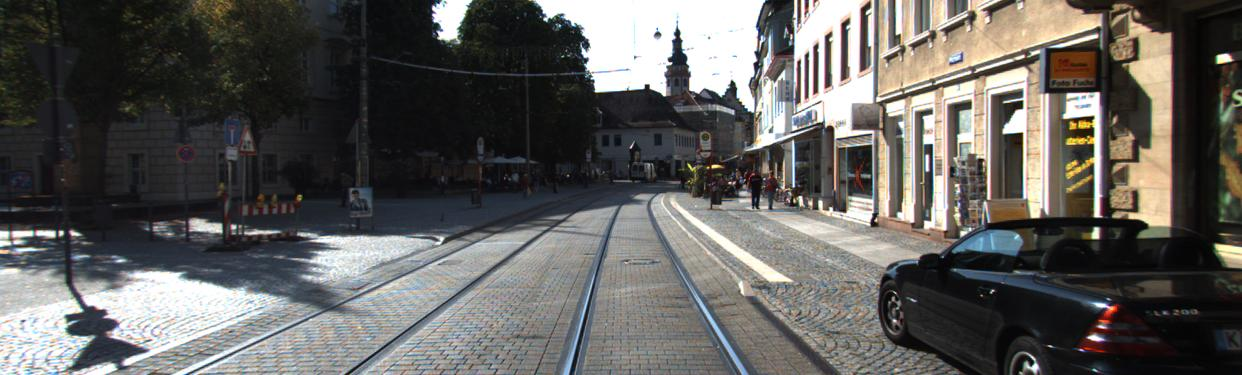
#> input picture IMA208/TP3-Kalman-Filtering/data/KITTI-13_img/000001.jpg, 1242 x 375 px, given in place of cows_first_frame.png, which was not available
$ jupyter execute --allow-errors TP_ParticleFiltering.ipynb   (shell and % lines are left out)   (text cells are left out)
#> lines starting #> are read from the running program, lines starting #| are printed output that depends on the picture; pictures that were not available may be replaced by others from this repository, and a replacement may not be noted
### IMA208/TP4-Particle-Filtering/particle_filter.py
import numpy as np


class ParticleFilter(object):
    """
    Implements a particle filter. The implementation is generic with respect to the choice
    of state propagation model and of measurement model, it can receive arbitrary functions.

    Parameters:

    dim_x: int
        Number of state variables for the particle filter. For example, if
        you are tracking the position and velocity of an object in one
        dimension, dim_x would be 2.
    n_particles: int
        Number of particles for the particle filter
    tau: float between 0 and 1
        tau*n_particles is the threshold on the effective sample size under which
        the particles are resampled and their weights reset to 1/N. If 0 we will never
        resample (SIS behaviour). If 1 we will resample at each step (SIR behaviour).

    Attributes:

    particles: numpy.array(n_particles, dim_x)
        Current state estimates recorded by all particles. Each row
        contains the state of a particle
    weights: numpy.array(n_particles)
        Weights of the particles. The weights sum to 1 over all particles.
    forward: function of signature forward(particles) -> particles
        Function that will be called to perform the predict step of the particle filter,
        whereby the forward state propagation model (including drift and noise) is applied to all particles.
        This returns updated particles.
    likelihood: function of signature likelihood(particles, z) -> likelihoods
        Function that will be called to perform the update step of the particle filter,
        whereby the measurement model and the observation z are used to compute likelihood values
        p(z|x_i) where x_i=particles[i]. The update step uses these likelihood values to update the weights.

    The particle filter can be used like this:

    PF = ParticleFilter(dim_x, n_particles=..., tau=..., forward=..., likelihood=...)
    self.particles = ... # Initialize particles

    while new time step:
        PF.resample()
        PF.predict()
        z = read_measurement(...)
        PF.update(z)
        mean_state = PF.state_expectation()

    """

    # [68 lines left out: functions __init__, resample, predict, update, state_expectation, not called in this run]

### IMA208/TP4-Particle-Filtering/TP_ParticleFiltering.ipynb
[cell 1]
import os
import numpy as np

import matplotlib as mpl
import matplotlib.pyplot as plt
import matplotlib.patches as patches

import cv2 as cv

[cell 2]
data_dir = 'data'

[cell 3]
zeroth_frame_filename = os.path.join(data_dir, 'cows_first_frame.png')
zeroth_frame = cv.imread(zeroth_frame_filename)
#> zeroth_frame is the input picture: shape (375, 1242, 3); mean B, G, R 92.4, 95.1, 96.6

[cell 4]
fig = plt.figure()
ax = fig.add_subplot(111, aspect='equal')
ax.imshow(cv.cvtColor(zeroth_frame, cv.COLOR_BGR2RGB))
plt.grid(False)
plt.axis('off')
plt.show()

[cell 5]
# Template patch
template_W = 100
template_H = 100
template_x = 600
template_y = 430

# Bounding box in [x1,y1,x2,y2] format:
template_bb = np.array([template_x-template_W//2,template_y-template_H//2,
                        template_x+template_W//2,template_y+template_H//2])

[cell 6]
fig = plt.figure(figsize=(10, 10*zeroth_frame.shape[0]/zeroth_frame.shape[1]))
ax = fig.add_subplot(111, aspect='equal')
ax.imshow(cv.cvtColor(zeroth_frame, cv.COLOR_BGR2RGB))
plt.grid(False)
plt.axis('off')

d = np.array([template_x-template_W//2,template_y-template_H//2,template_W,template_H]).astype(np.int32)
ax.add_patch(patches.Rectangle((d[0],d[1]),d[2],d[3],fill=False,lw=3,ec=np.random.rand(1, 3)))
plt.show()
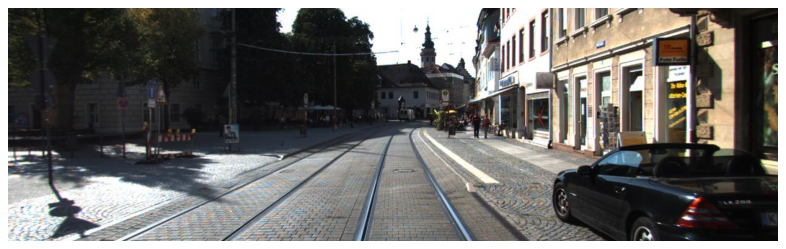
#> figure drawn by matplotlib, 1 panel

[cell 7]
def extract_patch(image, bounding_box, N=64, M=64):
    """
    Extract a rectangular patch from image at location given by bounding_box.

    Returns: numpy.array((M,N,C))
        An image of size N*M, created by linearly interpolating pixel values in the
        original image at evenly spaced coordinates starting at the top-left corner
        of bounding box and ending at the bottom right corner of bounding box

    Arguments:

    image: numpy.array((H,W,C))
    bounding_box: numpy.array((4,)) in [x1,y1,x2,y2] format
    """
    x1, y1, x2, y2 = bounding_box

    # x and y coordinates at which to interpolate
    map_x, map_y = np.meshgrid(np.linspace(bounding_box[0],bounding_box[2],N,dtype='float32'),
                               np.linspace(bounding_box[1],bounding_box[3],M,dtype='float32'))

    # Hint: you can use cv.remap, with linear interpolation and border replication
    patch = cv.remap( image, map_x, map_y, interpolation=cv.INTER_LINEAR, borderMode=cv.BORDER_REPLICATE )

    return patch

[cell 8]
N = 64 # number of pixels in the patch along the x-axis
M = 64 # number of pixels in the patch along the y-axis

# Extract the template patch
template = extract_patch(zeroth_frame, template_bb)

[cell 9]
fig = plt.figure()
ax = fig.add_subplot(111, aspect='equal')
ax.imshow(cv.cvtColor(template, cv.COLOR_BGR2RGB))
plt.grid(False)
plt.axis('off')
plt.show()

[cell 10]
def mse_likelihood(image, template, bounding_boxes, lbda):
    """
    Evaluates the likelihood p(image|x_i) for x_i=bounding_boxes[i] for all i.
    The likelihood model is based on the patch-to-template Mean Square Error.

    Arguments:

    image: numpy.array((H,W,C))
    template: numpy.array((N,M,C))
    bounding_boxes: numpy.array((P,4)) where each row is in the format [x1,y1,x2,y2]
    lbda: real value or 1D numpy.array((L,))

    Returns: 1D numpy.array((P,)) if lbda is a scalar, numpy.array((L,P)) if lbda is a 1D array
        An array containing the likelihood values for each bounding box and each value of lbda.
    """

    # Extract patches delimited by bounding_boxes, where each
    # patch has the same dimensions as the template
    # Store them in a python list:
    patch_list = [ extract_patch(image, bb) for bb in bounding_boxes ]

    # Compute the mean squared error between patch and template intensities, for every patch in the patch_list.
    N, M, C = template.shape
    mse_list = [np.sum( (template-patch)**2 )/(N*M*C) for patch in patch_list]
    mse = np.array(mse_list)

    # Compute the likelihood values and store them in a numpy array
    if np.isscalar(lbda):
        likelihoods = np.exp( -lbda*mse/2 )
    else:
        likelihoods = np.exp( -lbda.reshape(-1,1)*mse.reshape(1,-1)/2 )

    return likelihoods

[cell 11]
bbs = [np.array([x-template_W//2,y-template_H//2,
                 x+template_W//2,y+template_H//2,]) for y in np.arange(0, zeroth_frame.shape[0], 10)
       for x in np.arange(0, zeroth_frame.shape[1], 10)]
bbs = np.array(bbs)

H_lik = zeroth_frame.shape[0]//10
#> H_lik = 37
W_lik = zeroth_frame.shape[1]//10
#> W_lik = 124
lbdas = np.array([0.005, 0.01, 0.02, 0.05, 0.1, 1.])
likelihoods = mse_likelihood(zeroth_frame, template, bbs, lbdas)
#> in extract_patch (call 34), `x1, y1, x2, y2 = bounding_box`: x1 = 270; x2 = 370
#> in extract_patch (call 34), `patch = cv.remap( image, map_x, map_y, interpolation=cv.INTER_LINEAR, ..`:
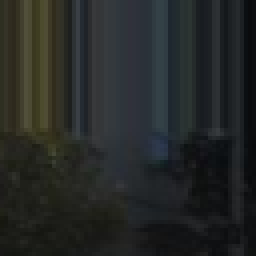
#> patch: shape (64, 64, 3) (shown 4 times larger); mean B, G, R 38.7, 40.1, 37.4
#> in extract_patch (call 35), `x1, y1, x2, y2 = bounding_box`: x1 = 280; x2 = 380
#> in extract_patch (call 35), `patch = cv.remap( image, map_x, map_y, interpolation=cv.INTER_LINEAR, ..`:
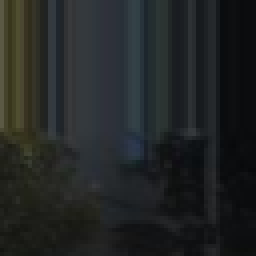
#> patch: shape (64, 64, 3) (shown 4 times larger); mean B, G, R 37.2, 37.3, 34.4
#> in extract_patch (call 36), `x1, y1, x2, y2 = bounding_box`: x1 = 290; x2 = 390
#> in extract_patch (call 36), `patch = cv.remap( image, map_x, map_y, interpolation=cv.INTER_LINEAR, ..`:
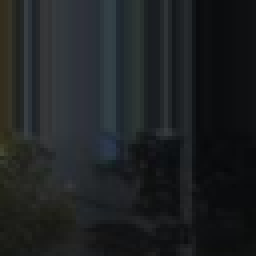
#> patch: shape (64, 64, 3) (shown 4 times larger); mean B, G, R 35.1, 33.5, 30.5
#> in extract_patch (call 37), `x1, y1, x2, y2 = bounding_box`: x1 = 300; x2 = 400
#> in extract_patch (call 37), `patch = cv.remap( image, map_x, map_y, interpolation=cv.INTER_LINEAR, ..`:
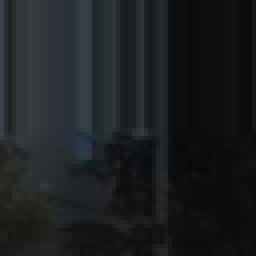
#> patch: shape (64, 64, 3) (shown 4 times larger); mean B, G, R 33.6, 31.1, 27.9
#> in extract_patch (call 38), `x1, y1, x2, y2 = bounding_box`: x1 = 310; x2 = 410
#> in extract_patch (call 38), `patch = cv.remap( image, map_x, map_y, interpolation=cv.INTER_LINEAR, ..`:
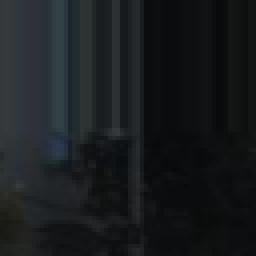
#> patch: shape (64, 64, 3) (shown 4 times larger); mean B, G, R 30.8, 28.4, 25.3
#> in extract_patch (call 39), `x1, y1, x2, y2 = bounding_box`: x1 = 320; x2 = 420
#> in extract_patch (call 39), `patch = cv.remap( image, map_x, map_y, interpolation=cv.INTER_LINEAR, ..`:
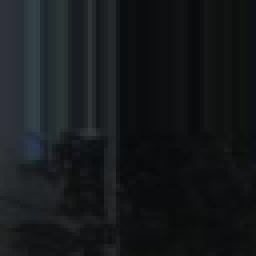
#> patch: shape (64, 64, 3) (shown 4 times larger); mean B, G, R 27.5, 25.3, 22.3
#> in extract_patch (call 40), `x1, y1, x2, y2 = bounding_box`: x1 = 330; x2 = 430
#> in extract_patch (call 40), `patch = cv.remap( image, map_x, map_y, interpolation=cv.INTER_LINEAR, ..`:
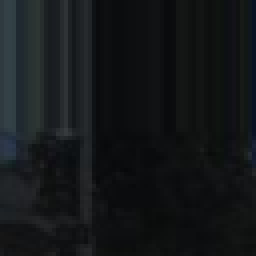
#> patch: shape (64, 64, 3) (shown 4 times larger); mean B, G, R 24.9, 23, 20.1
#> in mse_likelihood, `patch_list = [ extract_patch(image, bb) for bb in bounding_boxes ]`: patch_list = 4750 items
#> in mse_likelihood, `mse_list = [np.sum( (template-patch)**2 )/(N*M*C) for patch in patch_l..`: mse_list = 4750 values, max 120.2 at index 5, min 49.67 at index 4685, mean 109.1
#> in mse_likelihood, `mse = np.array(mse_list)`: mse has the same summary as mse_list

fig, axs = plt.subplots(2, 3, figsize=(15, 7))
#> (the rest of this cell did not finish here and is left out)

[cell 12]
n_bins = 10

# # Convert to HSV then compute the Hue Saturation histogram
# # Hints: You can use cv.cvtColor, cv.calcHist, cv.normalize instead of reimplementing these routines yourself
# # We compute the histogram only based on the first two channels (Hue-Saturation).
# # The range of the hue channel is 0-179 included. The range of the saturation channel is 0-255 included.
template_hsv = cv.cvtColor(template, cv.COLOR_BGR2HSV ) # template converted to HSV color space
#> template_hsv: shape (64, 64, 3); mean H, S, V 94.2, 27.8, 119.5
template_hist = cv.calcHist([template_hsv], [0,1], None, [n_bins, n_bins], [0,180,0,256])
template_hist = cv.normalize( template_hist, template_hist, alpha=1, norm_type=cv.NORM_L1 ) # normalized histogram

[cell 13]
#def histogram_likelihood(image, template_hist, bounding_boxes, N, M, lbda):
def histogram_likelihood(image, template_hist, bounding_boxes, lbda):
    """
    Evaluates the likelihood p(image|x_i) for x_i=bounding_boxes[i] for all i.
    The likelihood model is based on a histogram Bhattacharyya distance.

    Arguments:

    image: numpy.array((H,W,C))
    template_hist: numpy.array((n_bins,n_bins)), the template histogram
    bounding_boxes: numpy.array((P,4)) where each row is in the format [x1,y1,x2,y2]
    lbda: real value or 1D numpy.array((L,))

    Returns: numpy.array((P,)) if lbda is a scalar, numpy.array((L,P)) if lbda is a 1D array
        An array containing the likelihood values for each bounding box and each value of lbda.
    """

    n_bins = template_hist.shape[0]

    # Extract patches delimited by bounding_boxes, where each
    # patch has dimensions N, M
    # Store them in a python list:
    patch_list = [ extract_patch(image, bb) for bb in bounding_boxes ]

    # Convert patches to HSV
    patch_list = [cv.cvtColor(patch, cv.COLOR_BGR2HSV ) for patch in patch_list]

    # Compute histograms
    histogram_list = [cv.calcHist(images=[patch], channels=[0,1], mask=None, histSize=[n_bins, n_bins], ranges=[0,180,0,256]) for patch in patch_list]
    histogram_list = [cv.normalize( hist, hist, alpha=1, norm_type=cv.NORM_L1 ) for hist in histogram_list]

    # Compute the Bhattacharyya distance between patch and template histograms, for every patch in the patch_list.
    # Hint: you can use cv.compareHist rather than code the metric yourself
    distance_list = [cv.compareHist(hist, template_hist, cv.HISTCMP_BHATTACHARYYA) for hist in histogram_list]
    square_distances = np.array(distance_list)**2

    # Compute the likelihood values and store them in a 1D numpy array
    if np.isscalar(lbda):
        likelihoods = np.exp( -lbda*square_distances/2 )
    else:
        likelihoods = np.exp( -lbda.reshape(-1,1)*square_distances.reshape(1,-1)/2 )

    return likelihoods

[cell 14]
bbs = [np.array([x-template_W//2,y-template_H//2,
                 x+template_W//2,y+template_H//2,]) for y in np.arange(0, zeroth_frame.shape[0], 10)
       for x in np.arange(0, zeroth_frame.shape[1], 10)]
bbs = np.array(bbs)

H_lik = zeroth_frame.shape[0]//10
W_lik = zeroth_frame.shape[1]//10
lbdas = np.array([0.01, 0.1, 1., 10., 100., 1e3])
likelihoods = histogram_likelihood(zeroth_frame, template_hist, bbs, lbdas)
#> in histogram_likelihood, `patch_list = [ extract_patch(image, bb) for bb in bounding_boxes ]`: patch_list = 4750 items
#> in histogram_likelihood, `distance_list = [cv.compareHist(hist, template_hist, cv.HISTCMP_BHATTA..`: distance_list = 4750 values, max 0.95 at index 24, min 0.239 at index 4685, mean 0.606
#> in histogram_likelihood, `square_distances = np.array(distance_list)**2`: square_distances = 4750 values, max 0.902 at index 24, min 0.0569 at index 4685, mean 0.388

fig, axs = plt.subplots(2, 3, figsize=(15, 7))
#> (the rest of this cell did not finish here and is left out)

[cell 15]
def state_propagation(particles, process_noise_std=np.array([10.,10.,0.01])):
    """
    Apply the state propagation model to the particles.

    particles: numpy.array((n_particles, 6))

    Returns: numpy.array((n_particles, 6)), the updated particles
    """
    dt = 1.

    estimate = particles.copy()
    estimate[:,3:6] += np.random.randn( particles.shape[0],3 )*process_noise_std
    estimate[:,0:3] += estimate[:,3:6]

    return estimate

[cell 16]
def particles_to_bounding_boxes(particles):
    """
    Convert the format in which particles are written to the bounding box
    [x1,y1,x2,y2] format

    particles: numpy.array((n_particles, 6))

    Returns: numpy.array((n_particles, 4))
    """

    s = particles[:,2]
    h = s*template_H
    w = s*template_W
    bounding_boxes = np.array( [particles[:,0]-w//2, particles[:,1]-h//2, particles[:,0]+w//2, particles[:,1]+h//2] ).T

    return bounding_boxes

[cell 17]
import os

from IPython.display import clear_output

import matplotlib
import matplotlib.pyplot as plt
import matplotlib.patches as patches

[cell 18]
import importlib

import particle_filter
importlib.reload(particle_filter)
from particle_filter import ParticleFilter

[cell 19]
# TESTING DIFFERENT APPEARANCE MODELS AND PARAMETERS

parameters = [ ["mse",0.005], ["mse",0.05], ["mse",1.],
               ["hist",0.01], ["hist",10.], ["hist",1000.] ]
for appearance_model, lbda in parameters:

    video_path = os.path.join('data', 'cows.avi')
    colour_particle = np.array([1.,1.,0])
    colour_mean = np.random.rand(1, 3)
    if not os.path.exists('output'):
        os.makedirs('output')
    if not os.path.exists('output/images'):
        os.makedirs('output/images')

    # Define likelihood and forward functions (cf. format expected in ParticleFilter)
    # Hint: you can use lambda expressions to create functions based on xxx_likelihood and state_propagation
    # but with the correct arguments

    forward = state_propagation
    if appearance_model == "mse":
        likelihood = ( lambda particles, z: mse_likelihood(z, template, particles_to_bounding_boxes(particles), lbda) )
    elif appearance_model == "hist":
        likelihood = ( lambda particles, z: histogram_likelihood(z, template_hist, particles_to_bounding_boxes(particles), lbda) )
    else:
        print("Unkown appearance model!")

    # Initialize particle filter
    PF = ParticleFilter(dim_x=6, forward=forward, likelihood=likelihood)

    # Initialize particle x, y, s values to match the template location and size
    PF.particles[:,0] = template_x
    PF.particles[:,1] = template_y
    PF.particles[:,2] = 1

    count = -1
    video_capture = cv.VideoCapture(video_path)

    while(True):
        # Read frame
        ret, frame = video_capture.read()
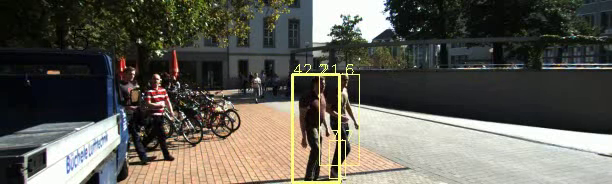
#> input picture frame 14 of IMA208/TP3-Kalman-Filtering/data/KITTI-17_detections.webm, 612 x 184 px, given in place of cows.avi, which was not available
#> frame is the input picture: shape (184, 612, 3); mean B, G, R 84.8, 93.2, 95.3
        if(frame is None): break

        # Run the particle filter
        count +=1
        if (count % 10) != 0:
            continue

        if count > 0: # ignore first template frame
            # Call ParticleFilter resample, predict and update routines:
            PF.resample()
            PF.predict()
            PF.update(frame)

        # Compute the expectation of the state posterior
        mean_state = PF.state_expectation()
        mean_bb = particles_to_bounding_boxes(np.expand_dims(mean_state, axis=0))

        # Plot the frame with all particles' bounding boxes overlayed
        clear_output(wait=True)

        fig = plt.figure(figsize=(10, 10*frame.shape[0]/frame.shape[1]))
        ax = fig.add_subplot(111, aspect='equal')
        ax.imshow(cv.cvtColor(frame, cv.COLOR_BGR2RGB))
        plt.grid(False)
        plt.axis('off')

        for d in particles_to_bounding_boxes(PF.particles):
            d = d.astype(np.int32)
            ax.add_patch(patches.Rectangle((d[0],d[1]),d[2]-d[0],d[3]-d[1],fill=False,lw=1,ec=colour_particle))

        plt.show();
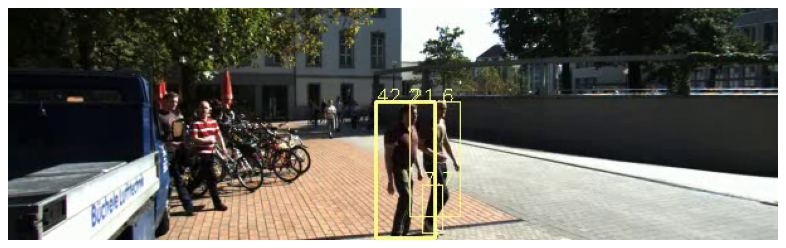
#> figure drawn by matplotlib, 1 panel

        # Plot and save frame with the mean state overlayed
        fig = plt.figure(figsize=(10, 10*frame.shape[0]/frame.shape[1]))
        ax = fig.add_subplot(111, aspect='equal')
        ax.imshow(cv.cvtColor(frame, cv.COLOR_BGR2RGB))
        plt.grid(False)
        plt.axis('off')

        d = mean_bb[0].astype(np.int32)
#> d = [550, 380, 650, 480]
        ax.add_patch(patches.Rectangle((d[0],d[1]),d[2]-d[0],d[3]-d[1],fill=False,lw=3,ec=colour_mean))

        plt.savefig(os.path.join('output', 'images', str(count).zfill(6) + '_{}{}.png'.format(appearance_model,lbda)))
        plt.show();

    # Reload the png's and save as video for better visualization
    image_folder = os.path.join('output', 'images')
    video_name = os.path.join( 'output','video_{}{}.avi'.format(appearance_model,lbda) )

    images = [img for img in sorted(os.listdir(image_folder)) if img.endswith( '_{}{}.png'.format(appearance_model,lbda) )]
    frame = cv.imread(os.path.join(image_folder, images[0]))
    height, width, layers = frame.shape

    video = cv.VideoWriter(video_name, 0, 10, (width,height))

    for image in images:
        video.write(cv.imread(os.path.join(image_folder, image)))

    cv.destroyAllWindows()
    video.release()
